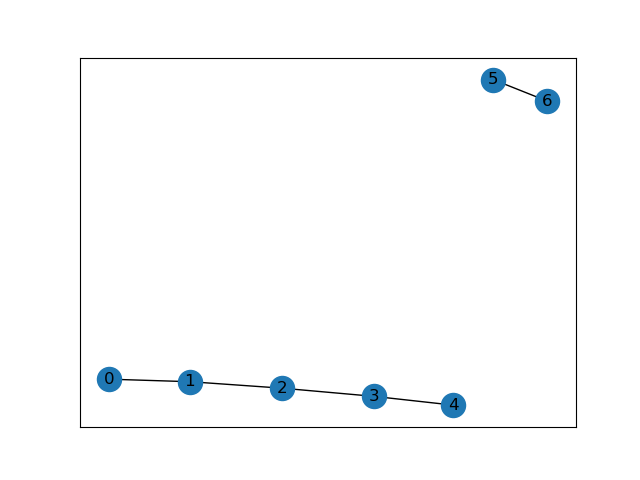

Here is the Python script that generated this plot:
# Aidemy ネットワーク分析入門 1.1.2 グラフを描画してみよう
# https://aidemy.net/courses/6150/exercises/BJb27HnvdG

import networkx as nx
import matplotlib.pyplot as plt

# 一繋ぎの5個の点を持つグラフに初期化
G = nx.path_graph(5)

# 点5, 6を結ぶ線を追加
G.add_edge(5, 6)

nx.draw_networkx(G)
plt.show()
